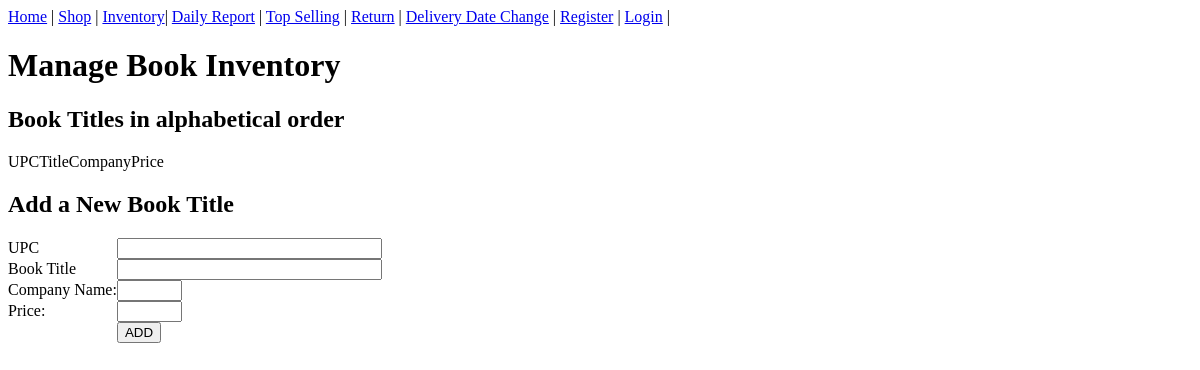
/, run on an earlier commit of the app's database.
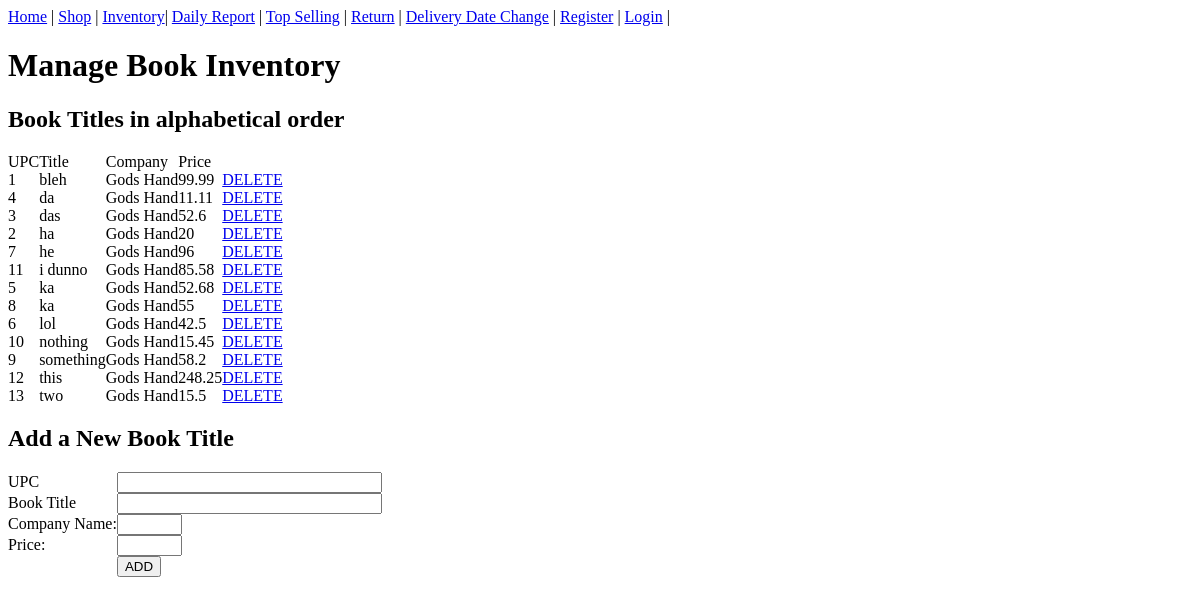
And on a later commit of the database.
### tables this page shows
CREATE TABLE IF NOT EXISTS Item(
	upc INTEGER NOT NULL,
	title CHAR(30) NOT NULL,
    type VARCHAR(3) NOT NULL,
	category VARCHAR(30) NOT NULL,
	company VARCHAR(30) NOT NULL,
	year INTEGER NOT NULL,
    price DOUBLE NOT NULL,
	stock INTEGER NOT NULL,
    PRIMARY KEY (upc)
);

### index.php (the view, shortened to what this page needs)
<?php
    include_once("includes/header.php");
?>
<body>
<h1>Manage Book Inventory</h1>
<?php
    require_once("includes/connection.php");
?>
<h2>Book Titles in alphabetical order</h2>
<table border=0 cellpadding=0 cellspacing=0>
<tr valign=center>
<td class=rowheader>UPC</td>
<td class=rowheader>Title</td>
<td class=rowheader>Company</td>
<td class=rowheader>Price</td>
</tr>
<?php
    if (!$result = $connection->query("SELECT upc, title, company, price FROM Item ORDER BY title")) {
        die('There was an error running the query [' . $connection->error . ']');
    }
    echo "<form id=\"delete\" name=\"delete\" action=\"";
    echo htmlspecialchars($_SERVER["PHP_SELF"]);
    echo "\" method=\"POST\">";
    while($row = $result->fetch_assoc()){
       echo "<td>".$row['upc']."</td>";
       echo "<td>".$row['title']."</td>";
       echo "<td>".$row['company']."</td>";
	   echo "<td>".$row['price']."</td><td>";
       echo "<a href=\"javascript:formSubmit('".$row['upc']."');\">DELETE</a>";
       echo "</td></tr>";
    }
    echo "</form>";
?>
</table>
<h2>Add a New Book Title</h2>
<form id="add" name="add" method="post" action="<?php echo htmlspecialchars($_SERVER["PHP_SELF"]);?>">
    <table border=0 cellpadding=0 cellspacing=0>
        <tr><td>UPC</td><td><input type="text" size=30 name="new_upc"</td></tr>
        <tr><td>Book Title</td><td><input type="text" size=30 name="new_title"</td></tr>
        <tr><td>Company Name:</td><td> <input type="text" size=5 name="new_company"></td></tr>
        <tr><td>Price:</td><td> <input type="text" size=5 name="new_price"></td></tr>
        <tr><td></td><td><input type="submit" name="submit" border=0 value="ADD"></td></tr>
    </table>
</form>
</body>
</html>

### includes/header.php (shortened to what this page needs)
<html>
<head>
</head>
<body>
<?php
    include_once("nav.php");
?>

### includes/nav.php
<nav>
<a href="index.php">Home</a> |
<a href="shop.php">Shop</a> |
<a href="inventory.php">Inventory</a>|
<a href="dailyReport.php">Daily Report</a> |
<a href="topSelling.php">Top Selling</a> |
<a href="return.php">Return</a> |
<a href="deliveryOrder.php">Delivery Date Change</a> |
<?php
if(!isset($_SESSION['user_id']) || !isset($_SESSION['username'])){
    echo '<a href="registration.php">Register</a> | ';
    echo '<a href="login.php">Login</a> | ';
} else {
    echo ' Hello '.$_SESSION['username'].' | ';
    echo '<a href="logout.php">Logout</a>';
}
?>
</nav>

What changed in the data, as far as the page shows it:
added item: upc "1", title "bleh", company "Gods Hand", price "99.99"
added item: upc "4", title "da", company "Gods Hand", price "11.11"
added item: upc "3", title "das", company "Gods Hand", price "52.6"
added item: upc "2", title "ha", company "Gods Hand", price "20"
added item: upc "7", title "he", company "Gods Hand", price "96"
added item: upc "11", title "i dunno", company "Gods Hand", price "85.58"
added item: upc "5", title "ka", company "Gods Hand", price "52.68"
added item: upc "8", title "ka", company "Gods Hand", price "55"
added item: upc "6", title "lol", company "Gods Hand", price "42.5"
added item: upc "10", title "nothing", company "Gods Hand", price "15.45"
added item: upc "9", title "something", company "Gods Hand", price "58.2"
added item: upc "12", title "this", company "Gods Hand", price "248.25"
added item: upc "13", title "two", company "Gods Hand", price "15.5"
